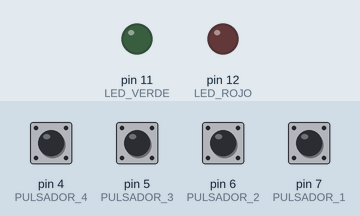
This sketch was run on a simulated Arduino Uno, built with avr-gcc and run on an emulated ATmega328P. On the bench: output pins drawn as LEDs (lit = HIGH). Inputs (shaded band) come from the test bench; at power-on: pin 4 (PULSADOR_4), pin 5 (PULSADOR_3), pin 6 (PULSADOR_2), pin 7 (PULSADOR_1) LOW.

Above: at 1.2 s.
1.3 s: pin 4 (PULSADOR_4) pulled HIGH for 1 s
At 3.5 s:
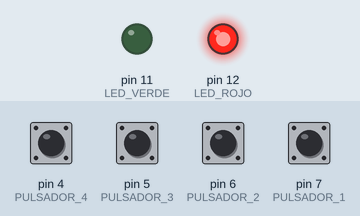
Timing chart, 0 to 8.7 s (numbered marks = the images above; inputs shaded):
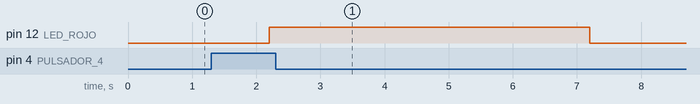

The sketch:

Tema_5_BT_2_no_optimo.ino
```cpp
#define LED_ROJO 12            // Constante para el LED_ROJO
#define LED_VERDE 11           // Constante para el LED_VERDE
#define PULSADOR_1 7           // Constante para el pulsador 1
#define PULSADOR_2 6           // Constante para el pulsador 2
#define PULSADOR_3 5           // Constante para el pulsador 3
#define PULSADOR_4 4           // Constante para el pulsador 4


void setup(){
  pinMode( LED_ROJO, OUTPUT);          // Establece el pin 12 como SALIDA
  pinMode( LED_VERDE, OUTPUT);         // Establece el pin 11 como SALIDA
  pinMode( PULSADOR_1, INPUT);         // Establece el pin 7 como ENTRADA
  pinMode( PULSADOR_2, INPUT);         // Establece el pin 6 como ENTRADA
  pinMode( PULSADOR_3, INPUT);         // Establece el pin 5 como ENTRADA
  pinMode( PULSADOR_4, INPUT);         // Establece el pin 4 como ENTRADA
}


void loop() {

  //Creamos las variables que van a almacenar el numero de pulsaciones dadas.
  static boolean estado_0 = 1;
  static boolean estado_1 = 0;
  static boolean estado_2 = 0;
  static boolean estado_3 = 0;
  static boolean estado_acierto = 0;


  // Mantenemos los LEDs apagados hasta que no se pulse ningun pulsador
  digitalWrite( LED_ROJO, LOW);
  digitalWrite( LED_VERDE, LOW);


  if ( estado_0 == 1){
    if( digitalRead( PULSADOR_1) == HIGH || digitalRead( PULSADOR_2) == HIGH || digitalRead( PULSADOR_3) == HIGH || digitalRead( PULSADOR_4) == HIGH ){
      estado_1 = 1;
      estado_0 = 0;
      if( digitalRead( PULSADOR_1) == HIGH){
        estado_acierto = 1;
      }
      else {
        estado_acierto = 0;
      }
      delay( 300);
    }
  }


  else  if ( estado_1 == 1){
    if( digitalRead( PULSADOR_1) == HIGH || digitalRead( PULSADOR_2) == HIGH || digitalRead( PULSADOR_3) == HIGH || digitalRead( PULSADOR_4) == HIGH ){
      estado_2 = 1;
      estado_1 = 0;
      if( digitalRead( PULSADOR_2) == HIGH && estado_acierto == 1){
        estado_acierto = 1;
      }
      else{
        estado_acierto = 0;
      }
      delay( 300);
    }
  }


  else  if ( estado_2 == 1){
    if( digitalRead( PULSADOR_1) == HIGH || digitalRead( PULSADOR_2) == HIGH || digitalRead( PULSADOR_3) == HIGH || digitalRead( PULSADOR_4) == HIGH ){
      estado_3 = 1;
      estado_2 = 0;
      if( digitalRead( PULSADOR_3) == HIGH && estado_acierto == 1){
        estado_acierto = 1;
      }
      else{
        estado_acierto = 0;
      }
      delay( 300);
    }
  }


  else  if ( estado_3 == 1){
    if( digitalRead( PULSADOR_1) == HIGH || digitalRead( PULSADOR_2) == HIGH || digitalRead( PULSADOR_3) == HIGH || digitalRead( PULSADOR_4) == HIGH ){
      estado_0 = 1;
      estado_3 = 0;
      if( digitalRead( PULSADOR_4) == HIGH && estado_acierto == 1){
        digitalWrite( LED_VERDE, HIGH);
        delay( 2000);
        digitalWrite( LED_VERDE, LOW);
        estado_acierto = 0;
      }
      else{
        digitalWrite( LED_ROJO, HIGH);
        delay( 5000);
        digitalWrite( LED_ROJO, LOW);
        estado_acierto = 0;
      }
      delay( 300);
    }
  }


}
```

Measured:
- after the input at 1.3 s, pin 12 (LED_ROJO): LOW → HIGH after 0.90 s, → LOW 5.0 s later
